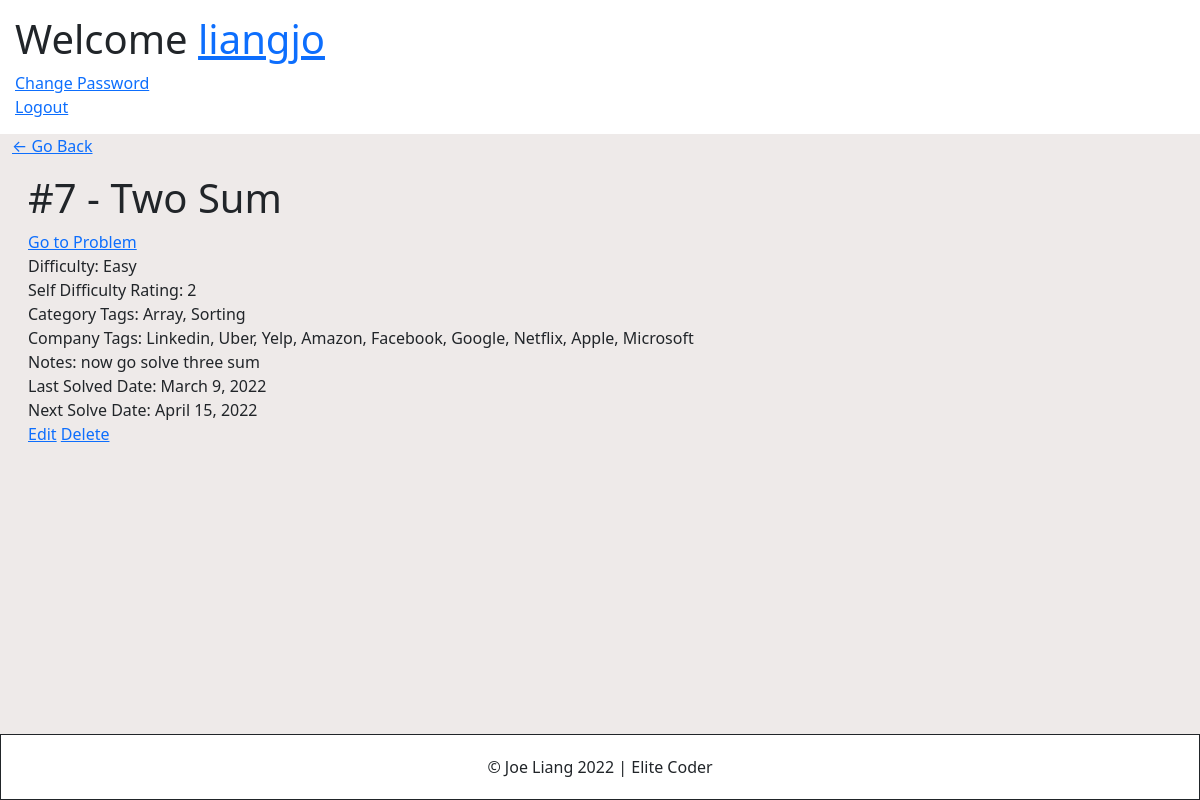
Before: /problem/10/ (signed in) with the older database file.
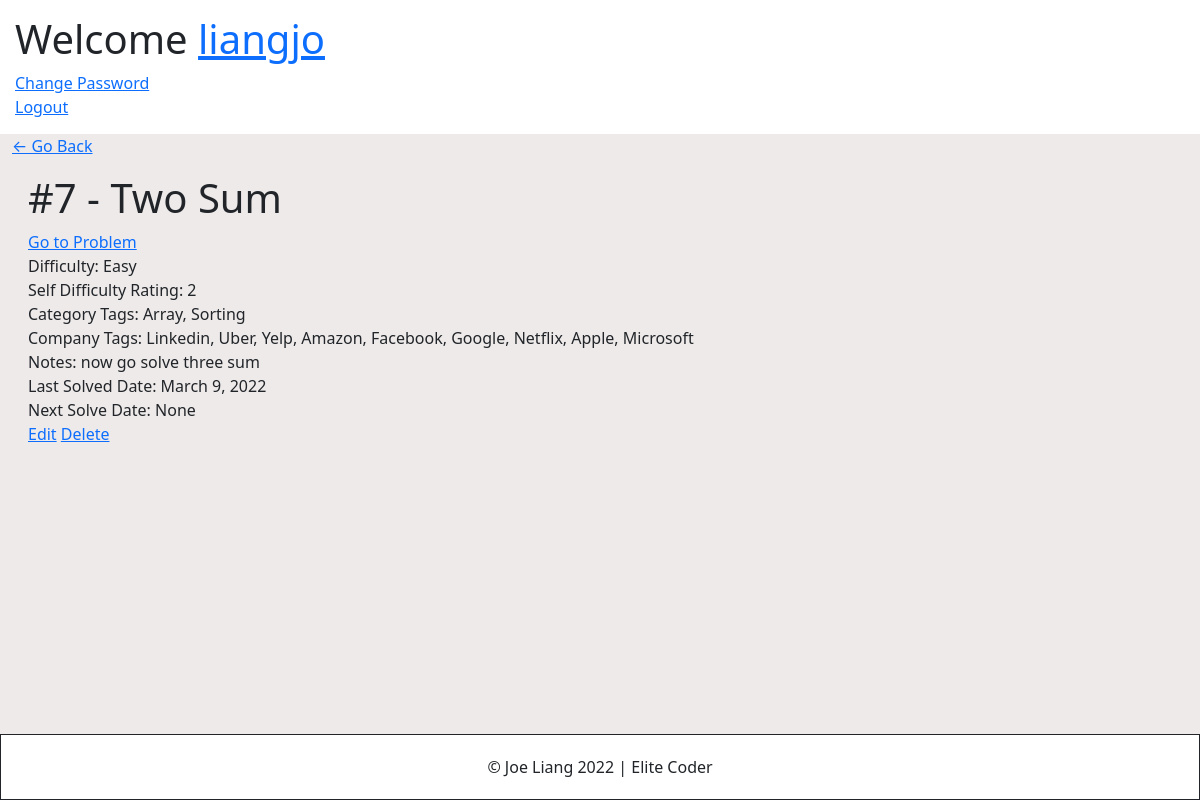
After: the same page with the newer database file.
### base/models.py (models this page shows, shortened)
class Problem(models.Model):
   user = models.ForeignKey(User, on_delete=models.CASCADE, null=True, blank=True)
   number = models.PositiveIntegerField()
   title = models.CharField(max_length=100)
   link = models.URLField(max_length=500, default="")
   difficulty = models.CharField(max_length=6, choices=DIFFICULTY_CHOICES, default='medium')
   rating = models.CharField(verbose_name='Self Difficulty Rating', max_length=2, choices=RATING_CHOICES, default='3')
   categories = models.TextField(default='', verbose_name="Category Tags (comma separated)", blank=True)
   companies = models.TextField(default='', verbose_name="Company Tags (comma separated)", blank=True)
   notes = models.TextField(default='', blank=True)
   last_solved = models.DateField(default=date.today)
   next_solve = models.DateField(null=True, blank=True)
   def __str__(self):
      return '#'+str(self.number)+' - '+self.title

### base/views.py (the view)
# urls.py: path('problem/<int:pk>/', ProblemDetail.as_view(), name='problem-detail'),
class ProblemDetail(LoginRequiredMixin, DetailView):
    model = Problem
    context_object_name = 'problem'

### account/models.py (called while the page is built)
	def __str__(self):
		return self.username

### base/templates/base/problem_detail.html
{% extends 'base/base.html' %}
{% block content %}
<div class="header-bar">
    <a href="{% url 'problems' %}">&#8592; Go Back</a>
</div>
<div class="card-body">
    <h1>{{problem}}</h1>
    <a href={{problem.link}} target="_blank">Go to Problem</a>
    <div>Difficulty: {{problem.difficulty}}</div>
    <div>Self Difficulty Rating: {{problem.rating}}</div>
    <div>Category Tags: {{problem.categories}}</div>
    <div>Company Tags: {{problem.companies}}</div>
    <div>Notes: {{problem.notes}}</div>
    <div>Last Solved Date: {{problem.last_solved}}</div>
    <div>Next Solve Date: {{problem.next_solve}}</div>
    <a href="{% url 'problem-update' problem.id %}">Edit</a>
    <a href="{% url 'problem-delete' problem.id %}">Delete</a>
</div>
{% endblock content %}

Changed rows visible on the page:
changed Problem "#7 - Two Sum": next_solve "April 15, 2022" → "None"
